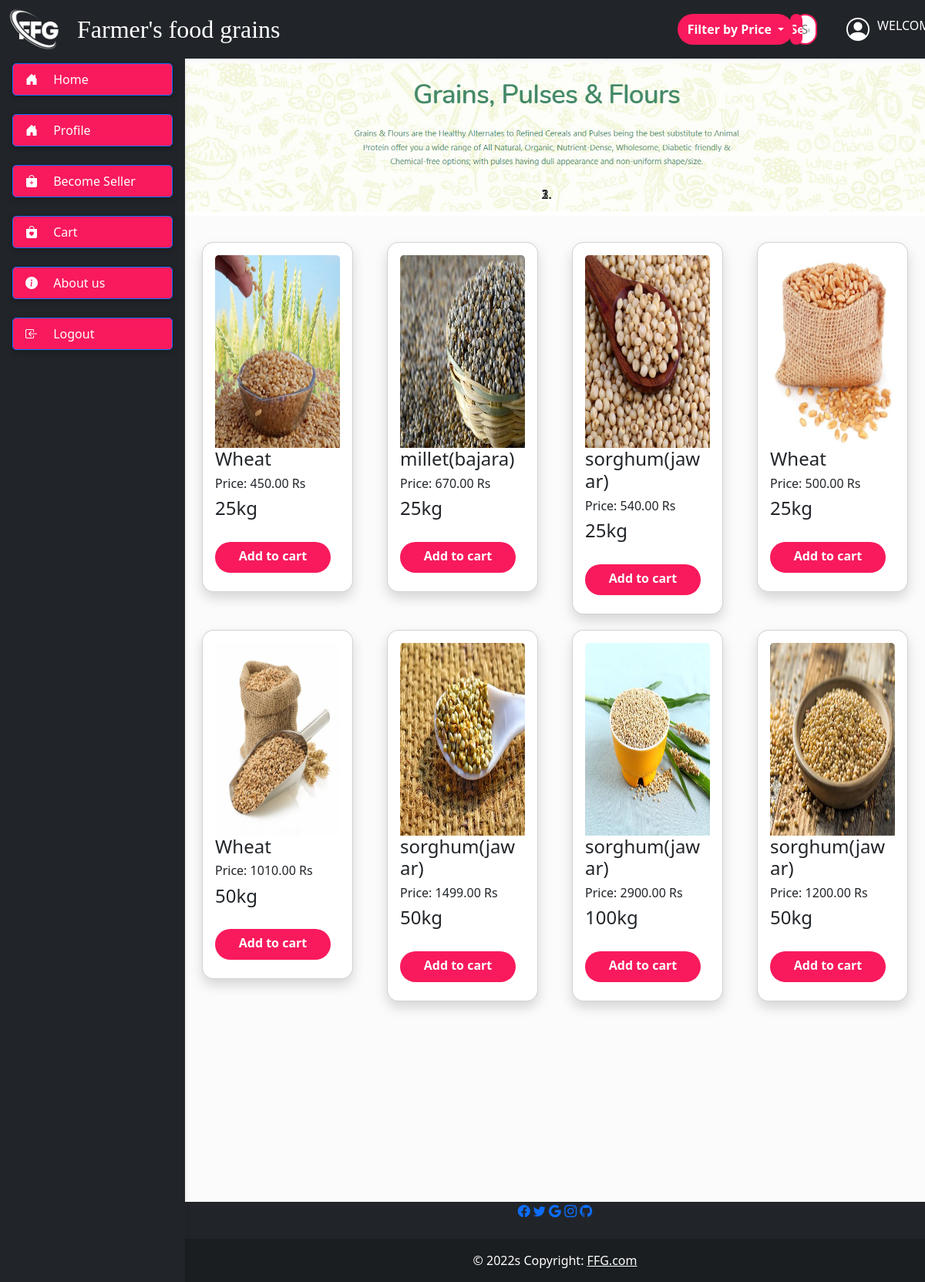
Page /hpage.php (signed in) on the committed database.
### tables this page shows
CREATE TABLE `productdetail` (
  `id` int(50) NOT NULL,
  `username` varchar(20) NOT NULL,
  `grain` varchar(50) NOT NULL,
  `photo` varchar(200) NOT NULL,
  `price` int(20) NOT NULL,
  `weight` varchar(20) NOT NULL,
  `verify` varchar(255) NOT NULL DEFAULT 'pending'
);

### hpage.php (the view, shortened to what this page needs)
<!doctype html>
<html lang="en">
  <head>
    <link href="https://cdn.jsdelivr.net/npm/bootstrap@5.3.0-alpha1/dist/css/bootstrap.min.css" rel="stylesheet">
    <link rel="stylesheet" href="./style.css">
    <link rel="stylesheet" href="https://cdn.jsdelivr.net/npm/bootstrap-icons@1.10.3/font/bootstrap-icons.css">
</head>
  <body>
<header>
 <?php require 'pariuals/sidemenu.php' ?>
  <?php require 'pariuals/nav.php' ?>
</header>
<main style="margin-top: 58px;">
  <div class="container pt-4"></div>
  <div id="carouselExampleIndicators"  class="carousel slide" data-ride="carousel">
  <ol class="carousel-indicators">
  </ol>
  <div class="carousel-inner">
    <div class="carousel-item active">
      <img class="d-block w-100" src="img/img4.png" alt="First slide">
    </div>
  </div>
  <a class="carousel-control-prev" href="#carouselExampleIndicators" role="button" data-slide="prev">
    <span class="carousel-control-prev-icon" aria-hidden="true"></span>
    <span class="sr-only">Previous</span>
  </a>
  <a class="carousel-control-next" href="#carouselExampleIndicators" role="button" data-slide="next">
    <span class="carousel-control-next-icon" aria-hidden="true"></span>
    <span class="sr-only">Next</span>
  </a>
</div>
<div class="container-fluid ">
	<div class="row mt-4">
		<?php
		 	$link = mysqli_connect("localhost","root","","users");
       if(isset($_GET['f']))
       {
        $price=$_GET['f'];
        if($price==1000){
        $query = "SELECT * FROM productdetail WHERE verify='verified' AND  price < 1000";
        }
        if($price==2000){
          $query = "SELECT * FROM productdetail WHERE verify='verified' AND  price > 1000 AND price < 2000";
          }
          if($price==2500){
            $query = "SELECT * FROM productdetail WHERE verify='verified' AND   price > 2000";
            }
       }
       else if(isset($_POST['srbtn']))
       {
        $sr=$_POST['sr'];
        $query = "SELECT * FROM productdetail WHERE verify='verified' AND  grain='$sr'";
       }
       else{
		 	$query = "SELECT * FROM productdetail WHERE verify='verified' ";
     }
		 	$query_run = mysqli_query($link,$query);
		 	$check_details = mysqli_num_rows($query_run)>0;
		 	if($check_details)
		 	{
		 		while ($row = mysqli_fetch_array($query_run))
		 		{
		 			?>
		 			<div class="col-md-3">
					<div class="card extcard shadow carddmeo">
						<div class="card-body" text-center>
							<img src="images/<?php echo $row['photo'];?>" class="card-img-top" style="height: 250px;" >
							<h4 class="card-title" ><?php echo $row['grain'];?></h4>
              <h6 class="card-title"><?php echo ("Price: ".$row['price'].".00 Rs"); ?></h6>
              <h4 class="card-title" ><?php echo $row['weight']; ?></4><br> <br>
            <form method='POST' action="#">
              <?php
              $path = "my_cart.php?id=".$row['id'];
              ?>
              <a href="<?php echo $path; ?>" type="submit" name="submit" value="submit" class="btn btn-primary" style="width:150px;">Add to cart </a>
            </form>
						</div>
					</div>
				</div>
		<?php
		 		}
		 	}
		 ?>
  </div>
  </div>
  <?php require 'Footer.php' ?>
</main>
  </body>
</html>

### style.css (style rules this page uses)
* { padding: 0; margin: 0; box-sizing: border-box ; }
.btn { height: 40px; width: 40%; outline: none; border: none; background: rgb(248,26,92); font-weight: 700; border-radius: 60px; }

### hpage.php (style rules this page uses)
body { background-color: #fbfbfb; }
@media (min-width: 991.98px) { main { padding-left: 240px; } }
.extcard { margin: 10px; height: auto; border-radius: 15px; cursor: pointer; background-position: center; background-size: cover; transition: transform 0.5s; }
.extcard img { height: 200px; }

### rows in the picture
productdetail: photo (picture), grain "Wheat", price "450", weight "25kg"
productdetail: photo (picture), grain "millet(bajara)", price "670", weight "25kg"
productdetail: photo (picture), grain "sorghum(jawar)", price "540", weight "25kg"
productdetail: photo (picture), grain "Wheat", price "500", weight "25kg"
productdetail: photo (picture), grain "Wheat", price "1010", weight "50kg"
productdetail: photo (picture), grain "sorghum(jawar)", price "1499", weight "50kg"
productdetail: photo (picture), grain "sorghum(jawar)", price "2900", weight "100kg"
productdetail: photo (picture), grain "sorghum(jawar)", price "1200", weight "50kg"
